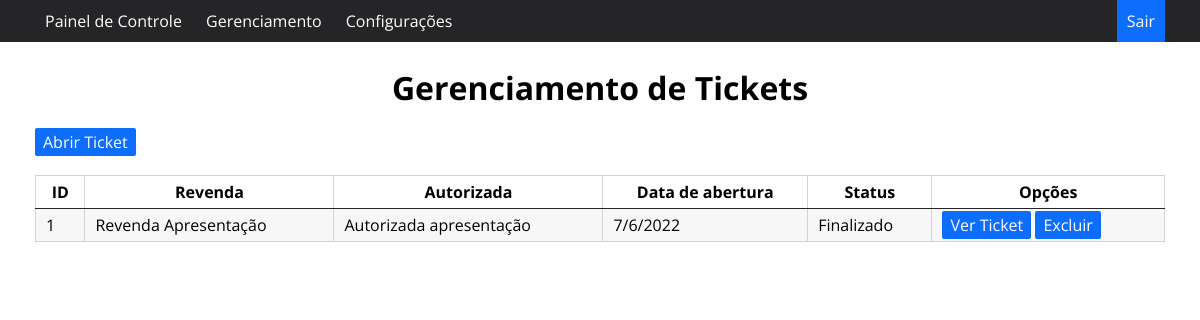
Page /gerenciamentotickets on the earlier database version.
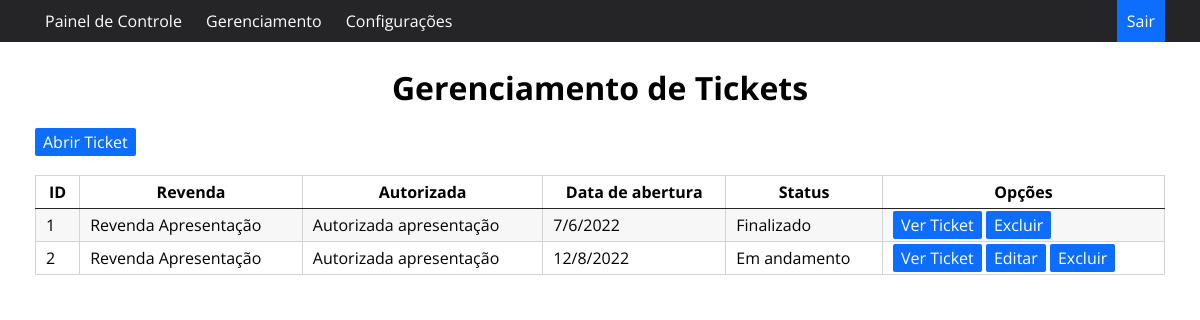
Same page on the later database version.
### app.py (models this page shows, shortened)
class Ticket(db.Model):
    id = db.Column('id', Integer, primary_key=True, autoincrement=True)
    status = db.Column('status', String(60), nullable=False)
    revenda = db.Column('revenda', String(255), nullable=False)
    reclamacao = db.Column('reclamacao', String(500), nullable=False)
    dataabertura = db.Column('dataabertura', String(500), nullable=False)
    datafechamento = db.Column('datafechamento', String(60))
    modelo = db.Column('modelo', String(255), nullable=False)
    datacompra = db.Column('datacompra', Date, nullable=False)
    garantia = db.Column('garantia', String(60), nullable=False)
    resolucao = db.Column('resolucao', String(255), nullable=False)
    telefone = db.Column('telefone', String(60), nullable=False)
    estado = db.Column('estado', String(255), nullable=False)
    cidade = db.Column('cidade', String(255), nullable=False)
    autorizada = db.Column('autorizada', String(255), nullable=False)
    maodeobra = db.Column('maodeobra', Integer)
    notafiscal = db.Column('notafiscal', String(60))
    frete = db.Column('frete', Integer)
    envio = db.Column('envio', String(60))
    feedback = db.Column('feedback', String(100), nullable=False)
    usuario = db.Column('usuario', String(255), nullable=False)

### app.py (the view)
@app.route('/gerenciamentotickets', methods=['GET', 'POST'])
def gerenciamentotickets():
    tickets = Ticket.query.all()
    return render_template('gerenciamentotickets.html', tickets=tickets)

### templates/gerenciamentotickets.html (shortened to what this page needs)
<!DOCTYPE html>
<html lang="pt-br">
<head>
    <link rel="stylesheet" href="{{ url_for('static', filename='estilo.css') }}">
</head>
<body>
    <nav id="menu-h">
        <ul>
            <li><a href="/paineldecontrole">Painel de Controle</a></li>
            <li><a href="#">Gerenciamento</a>
        </li>
        <li><a href="#">Configurações</a>
        </li>
            <li id="sair"><a href="#">Sair</a></li>
        </ul>
    </nav>
    <br>
    <br>
    <br>
    <h1>Gerenciamento de Tickets</h1>
    <div class="container">
    <br>
    <a href="/abrirticket" class="btn btn-success" id="btn_prin">Abrir Ticket</a>
    <br>
    <br>
    <table>
    <thead>
        <tr>
            <th>ID</th>
            <th>Revenda</th>
            <th>Autorizada</th>
            <th>Data de abertura</th>
            <th>Status</th>
            <th>Opções</th>
        </tr>
    </thead>
    <tbody>
    {% for ticket in tickets %}
        <tr>
            <td>{{ ticket.id }}</td>
            <td>{{ ticket.revenda }}</td>
            <td>{{ ticket.autorizada }}</td>
            <td>{{ ticket.dataabertura }}</td>
            <td>{{ ticket.status }}</td>
            <td>
                <a href="/verticket/{{ ticket.id }}" class="btn" methods="GET">Ver Ticket</a>
                {% if ticket.status != "Finalizado" %}
                    <a href="/editarticket/{{ ticket.id }}" class="btn" methods="GET">Editar</a>
                {% endif %}
                <a href="/excluirticket/{{ ticket.id }}" class="btn">Excluir</a>
            </td>
        </tr>
    {% endfor %}
    </tbody>
</table>
</div>
</body>
</html>

Differences in the rows shown:
added Ticket: id "2", revenda "Revenda Apresentação", autorizada "Autorizada apresentação", dataabertura "12/8/2022", status "Em andamento"
